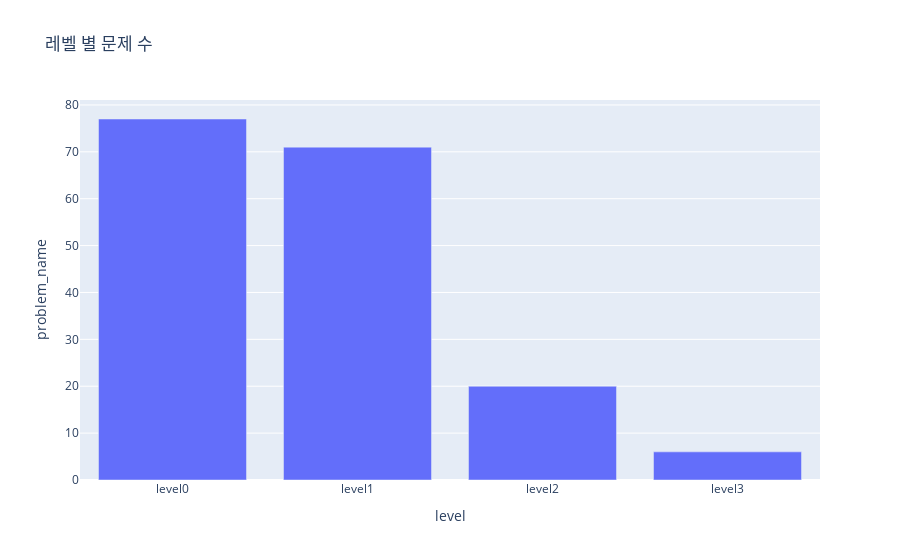

The notebook cell this image was saved under:
### Markdown cell above
## bar - level 별 문제 수

### Code cell
import re
import plotly.express as px
import pandas as pd
import matplotlib.pyplot as plt



tmp_df = js_df.copy()
tmp_df["problem_name"] = tmp_df["problem_name"].apply(lambda x: x.strip().replace(" ",""))
tmp_df["problem_name"] = tmp_df["problem_name"].apply(lambda x: re.sub("\(.*?\)", "", x))
df = tmp_df.groupby("level")["problem_name"].nunique().reset_index().set_index("level")
# px.bar(df, x = df.index, y = "problem_name")
# df.to_json()
print(df.to_json(indent=4, force_ascii=False))
fig = px.bar(df , x= df.index, y= "problem_name", title = "레벨 별 문제 수")
fig.write_html("레벨_별_문제_수.html")
fig

### Figure 1 — Plotly figure (JSON) as saved in the notebook; plotly's stock layout.template omitted (floating-point values rounded to 4 significant figures)
{"data": [{"alignmentgroup": "True", "hovertemplate": "level=%{x}<br>problem_name=%{y}<extra></extra>", "legendgroup": "", "marker": {"color": "#636efa", "pattern": {"shape": ""}}, "name": "", "offsetgroup": "", "orientation": "v", "showlegend": false, "textposition": "auto", "type": "bar", "x": ["level0", "level1", "level2", "level3"], "xaxis": "x", "y": [77, 71, 20, 6], "yaxis": "y"}], "layout": {"autosize": true, "barmode": "relative", "legend": {"tracegroupgap": 0}, "title": {"text": "레벨 별 문제 수"}, "xaxis": {"anchor": "y", "autorange": true, "domain": [0, 1], "range": [-0.5, 3.5], "title": {"text": "level"}, "type": "category"}, "yaxis": {"anchor": "x", "autorange": true, "domain": [0, 1], "range": [0, 81.05], "title": {"text": "problem_name"}, "type": "linear"}}}
